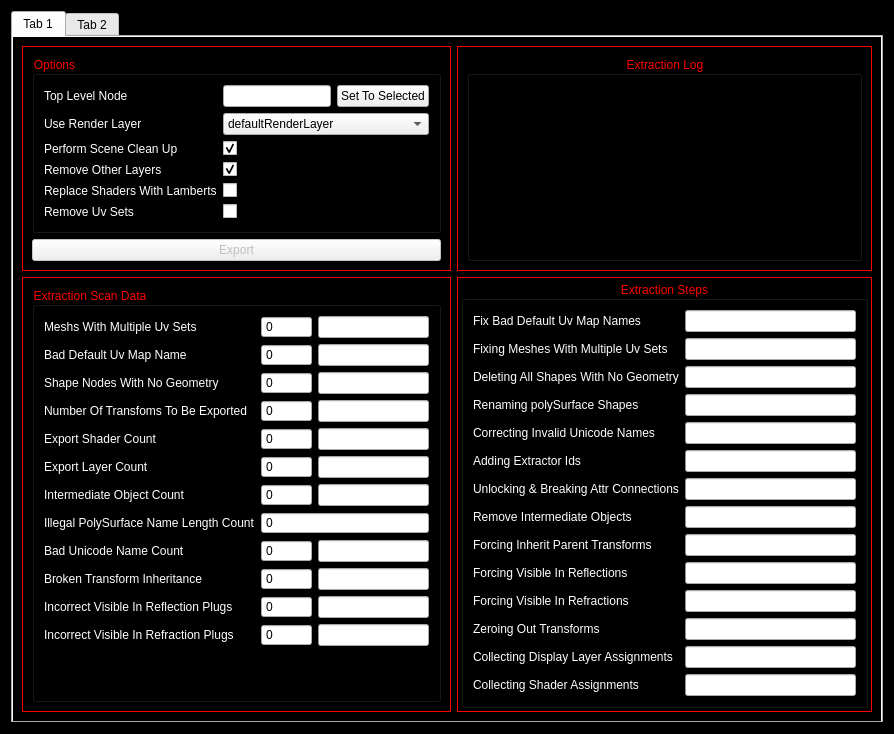
<?xml version="1.0" encoding="UTF-8"?>
<ui version="4.0">
 <class>Alembic_Asset_Extractor</class>
 <widget class="Alembic_Asset_Extraction_GUI" name="Alembic_Asset_Extractor">
  <property name="geometry">
   <rect>
    <x>0</x>
    <y>0</y>
    <width>894</width>
    <height>716</height>
   </rect>
  </property>
  <property name="windowTitle">
   <string>Alembic Asset Extractor</string>
  </property>
  <property name="styleSheet">
   <string notr="true">
.QGroupBox, .QFrame, .QWidget{  
	color: rgb(255, 0, 0);
	background-color: rgb(0, 0, 0);
}

.QTextEdit{  
	color: rgb(255, 0, 0);
	background-color: rgb(0, 0, 0);
}

QLabel , QProgressBar{
color: rgb(255, 255, 255);
}</string>
  </property>
  <layout class="QVBoxLayout" name="verticalLayout_6">
   <item>
    <widget class="QTabWidget" name="tabWidget">
     <property name="currentIndex">
      <number>0</number>
     </property>
     <widget class="QWidget" name="tab">
      <attribute name="title">
       <string>Tab 1</string>
      </attribute>
      <layout class="QGridLayout" name="gridLayout" columnstretch="0,1">
       <item row="0" column="0">
        <widget class="QFrame" name="Plain_Boxed_Frame">
         <property name="frameShape">
          <enum>QFrame::Box</enum>
         </property>
         <property name="frameShadow">
          <enum>QFrame::Plain</enum>
         </property>
         <layout class="QVBoxLayout" name="verticalLayout_7">
          <item>
           <widget class="QGroupBox" name="groupBox">
            <property name="title">
             <string>Options</string>
            </property>
            <layout class="QFormLayout" name="formLayout_3">
             <item row="2" column="0">
              <widget class="QLabel" name="performSceneCleanUpLabel">
               <property name="text">
                <string>Perform Scene Clean Up</string>
               </property>
              </widget>
             </item>
             <item row="1" column="0">
              <widget class="QLabel" name="useRenderLayerLabel">
               <property name="text">
                <string>Use Render Layer</string>
               </property>
              </widget>
             </item>
             <item row="1" column="1">
              <widget class="QComboBox" name="useRenderLayerComboBox">
               <property name="toolTip">
                <string>If Something Other Than The Default Render Layer Is Selected.
 Will Take The Shader Assignments From That Layer and Apply Them To
The Master Layer Before Scan and Export</string>
               </property>
               <item>
                <property name="text">
                 <string>defaultRenderLayer</string>
                </property>
               </item>
              </widget>
             </item>
             <item row="0" column="0">
              <widget class="QLabel" name="topLevelNodeLabel">
               <property name="text">
                <string>Top Level Node</string>
               </property>
              </widget>
             </item>
             <item row="0" column="1">
              <layout class="QHBoxLayout" name="horizontalLayout_3">
               <item>
                <widget class="QLineEdit" name="Top_Level_Node_Input">
                 <property name="readOnly">
                  <bool>true</bool>
                 </property>
                </widget>
               </item>
               <item>
                <widget class="QPushButton" name="Set_To_Selected_Button">
                 <property name="text">
                  <string>Set To Selected</string>
                 </property>
                </widget>
               </item>
              </layout>
             </item>
             <item row="4" column="0">
              <widget class="QLabel" name="replaceShadersWithLambertsLabel">
               <property name="text">
                <string>Replace Shaders With Lamberts</string>
               </property>
              </widget>
             </item>
             <item row="4" column="1">
              <widget class="QCheckBox" name="replaceShadersWithLambertsCheckBox">
               <property name="toolTip">
                <string>Will Replace Every Shader In This Scene With A Lambert Shader And Assign it to its counter part assignments
 before scan and export</string>
               </property>
              </widget>
             </item>
             <item row="3" column="0">
              <widget class="QLabel" name="removeOtherLayersLabel">
               <property name="text">
                <string>Remove Other Layers</string>
               </property>
              </widget>
             </item>
             <item row="3" column="1">
              <widget class="QCheckBox" name="removeOtherLayersCheckBox">
               <property name="toolTip">
                <string>If Checked All Other Render Layers Will Be Removed Before scan and export</string>
               </property>
               <property name="checked">
                <bool>true</bool>
               </property>
              </widget>
             </item>
             <item row="2" column="1">
              <widget class="QCheckBox" name="performSceneCleanUpCheckBox">
               <property name="toolTip">
                <string>Runs Maya's Built In Optimize Scene Size Tool Before Scan</string>
               </property>
               <property name="checked">
                <bool>true</bool>
               </property>
              </widget>
             </item>
             <item row="5" column="0">
              <widget class="QLabel" name="removeUvSetsLabel">
               <property name="text">
                <string>Remove Uv Sets</string>
               </property>
              </widget>
             </item>
             <item row="5" column="1">
              <widget class="QCheckBox" name="removeUvSetsCheckBox"/>
             </item>
            </layout>
           </widget>
          </item>
          <item>
           <widget class="QPushButton" name="Export_Button">
            <property name="enabled">
             <bool>false</bool>
            </property>
            <property name="text">
             <string>Export</string>
            </property>
           </widget>
          </item>
         </layout>
        </widget>
       </item>
       <item row="0" column="1">
        <widget class="QFrame" name="FRAME_Extraction_Log">
         <property name="frameShape">
          <enum>QFrame::Box</enum>
         </property>
         <property name="frameShadow">
          <enum>QFrame::Plain</enum>
         </property>
         <layout class="QVBoxLayout" name="verticalLayout_3">
          <item>
           <widget class="QGroupBox" name="GBX_Extraction_Log">
            <property name="title">
             <string>Extraction Log</string>
            </property>
            <property name="alignment">
             <set>Qt::AlignCenter</set>
            </property>
            <layout class="QVBoxLayout" name="verticalLayout_2">
             <property name="leftMargin">
              <number>0</number>
             </property>
             <property name="topMargin">
              <number>0</number>
             </property>
             <property name="rightMargin">
              <number>0</number>
             </property>
             <property name="bottomMargin">
              <number>0</number>
             </property>
             <item>
              <widget class="QTextEdit" name="Extraction_Log_Text">
               <property name="lineWrapMode">
                <enum>QTextEdit::NoWrap</enum>
               </property>
               <property name="readOnly">
                <bool>true</bool>
               </property>
               <property name="html">
                <string>&lt;!DOCTYPE HTML PUBLIC &quot;-//W3C//DTD HTML 4.0//EN&quot; &quot;http://www.w3.org/TR/REC-html40/strict.dtd&quot;&gt;
&lt;html&gt;&lt;head&gt;&lt;meta name=&quot;qrichtext&quot; content=&quot;1&quot; /&gt;&lt;style type=&quot;text/css&quot;&gt;
p, li { white-space: pre-wrap; }
&lt;/style&gt;&lt;/head&gt;&lt;body style=&quot; font-family:'MS Shell Dlg 2'; font-size:8.25pt; font-weight:400; font-style:normal;&quot;&gt;
&lt;p style=&quot;-qt-paragraph-type:empty; margin-top:12px; margin-bottom:12px; margin-left:0px; margin-right:0px; -qt-block-indent:0; text-indent:0px;&quot;&gt;&lt;br /&gt;&lt;/p&gt;&lt;/body&gt;&lt;/html&gt;</string>
               </property>
              </widget>
             </item>
            </layout>
           </widget>
          </item>
         </layout>
        </widget>
       </item>
       <item row="1" column="0">
        <widget class="QFrame" name="FRAME_Extraction_Scan_Data">
         <property name="frameShape">
          <enum>QFrame::Box</enum>
         </property>
         <property name="frameShadow">
          <enum>QFrame::Plain</enum>
         </property>
         <layout class="QVBoxLayout" name="verticalLayout_5">
          <item>
           <widget class="QGroupBox" name="GBX_Extraction_Scan_Data">
            <property name="sizePolicy">
             <sizepolicy hsizetype="Preferred" vsizetype="Preferred">
              <horstretch>1</horstretch>
              <verstretch>1</verstretch>
             </sizepolicy>
            </property>
            <property name="title">
             <string>Extraction Scan Data</string>
            </property>
            <layout class="QFormLayout" name="formLayout_2">
             <item row="2" column="0">
              <widget class="QLabel" name="shapeNodesWithNoGeometryLabel">
               <property name="text">
                <string>Shape Nodes With No Geometry</string>
               </property>
              </widget>
             </item>
             <item row="2" column="1">
              <layout class="QHBoxLayout" name="horizontalLayout_shapeNodesWithNoGeometry">
               <item>
                <widget class="QSpinBox" name="shapeNodesWithNoGeometrySpinBox">
                 <property name="readOnly">
                  <bool>true</bool>
                 </property>
                 <property name="buttonSymbols">
                  <enum>QAbstractSpinBox::NoButtons</enum>
                 </property>
                 <property name="maximum">
                  <number>999999</number>
                 </property>
                </widget>
               </item>
               <item>
                <widget class="Tickalbe_ProgressBar" name="shapeNodesWithNoGeometryprogressBar">
                 <property name="value">
                  <number>0</number>
                 </property>
                </widget>
               </item>
              </layout>
             </item>
             <item row="3" column="0">
              <widget class="QLabel" name="totalNumberOfTransfomsExportedLabel">
               <property name="text">
                <string>Number Of Transfoms To Be Exported</string>
               </property>
              </widget>
             </item>
             <item row="3" column="1">
              <layout class="QHBoxLayout" name="horizontalLayout_Number_Of_Transfoms_To_Be_Exported">
               <item>
                <widget class="QSpinBox" name="Number_Of_Transfoms_To_Be_Exported_SpinBox">
                 <property name="readOnly">
                  <bool>true</bool>
                 </property>
                 <property name="buttonSymbols">
                  <enum>QAbstractSpinBox::NoButtons</enum>
                 </property>
                 <property name="maximum">
                  <number>999999</number>
                 </property>
                </widget>
               </item>
               <item>
                <widget class="Tickalbe_ProgressBar" name="all_descendents_scan_progressBar">
                 <property name="value">
                  <number>0</number>
                 </property>
                </widget>
               </item>
              </layout>
             </item>
             <item row="4" column="0">
              <widget class="QLabel" name="exportShaderCountLabel">
               <property name="text">
                <string>Export Shader Count</string>
               </property>
              </widget>
             </item>
             <item row="4" column="1">
              <layout class="QHBoxLayout" name="horizontalLayout_exportShaderCount">
               <item>
                <widget class="QSpinBox" name="exportShaderCountSpinBox">
                 <property name="readOnly">
                  <bool>true</bool>
                 </property>
                 <property name="buttonSymbols">
                  <enum>QAbstractSpinBox::NoButtons</enum>
                 </property>
                 <property name="maximum">
                  <number>999999</number>
                 </property>
                </widget>
               </item>
               <item>
                <widget class="Tickalbe_ProgressBar" name="exportShaderCountprogressBar">
                 <property name="value">
                  <number>0</number>
                 </property>
                </widget>
               </item>
              </layout>
             </item>
             <item row="5" column="0">
              <widget class="QLabel" name="exportLayerCountLabel">
               <property name="text">
                <string>Export Layer Count</string>
               </property>
              </widget>
             </item>
             <item row="5" column="1">
              <layout class="QHBoxLayout" name="horizontalLayout_exportLayerCount">
               <item>
                <widget class="QSpinBox" name="exportLayerCountSpinBox">
                 <property name="readOnly">
                  <bool>true</bool>
                 </property>
                 <property name="buttonSymbols">
                  <enum>QAbstractSpinBox::NoButtons</enum>
                 </property>
                 <property name="maximum">
                  <number>999999</number>
                 </property>
                </widget>
               </item>
               <item>
                <widget class="Tickalbe_ProgressBar" name="exportLayerCountprogressBar">
                 <property name="value">
                  <number>0</number>
                 </property>
                </widget>
               </item>
              </layout>
             </item>
             <item row="6" column="0">
              <widget class="QLabel" name="intermediateObjectCountLabel">
               <property name="text">
                <string>Intermediate Object Count</string>
               </property>
              </widget>
             </item>
             <item row="6" column="1">
              <layout class="QHBoxLayout" name="horizontalLayout_intermediateObjectCount">
               <item>
                <widget class="QSpinBox" name="intermediateObjectCountSpinBox">
                 <property name="readOnly">
                  <bool>true</bool>
                 </property>
                 <property name="buttonSymbols">
                  <enum>QAbstractSpinBox::NoButtons</enum>
                 </property>
                 <property name="maximum">
                  <number>999999</number>
                 </property>
                </widget>
               </item>
               <item>
                <widget class="Tickalbe_ProgressBar" name="intermediateObjectCountprogressBar">
                 <property name="value">
                  <number>0</number>
                 </property>
                </widget>
               </item>
              </layout>
             </item>
             <item row="7" column="0">
              <widget class="QLabel" name="illegalPolySurfaceNameLengthCountLabel">
               <property name="text">
                <string>Illegal PolySurface Name Length Count</string>
               </property>
              </widget>
             </item>
             <item row="7" column="1">
              <widget class="QSpinBox" name="illegalPolySurfaceNameLengthCountSpinBox">
               <property name="readOnly">
                <bool>true</bool>
               </property>
               <property name="buttonSymbols">
                <enum>QAbstractSpinBox::NoButtons</enum>
               </property>
               <property name="maximum">
                <number>99999</number>
               </property>
              </widget>
             </item>
             <item row="8" column="0">
              <widget class="QLabel" name="badUnicodeNameCountLabel">
               <property name="text">
                <string>Bad Unicode Name Count</string>
               </property>
              </widget>
             </item>
             <item row="8" column="1">
              <layout class="QHBoxLayout" name="horizontalLayout_badUnicodeNameCount">
               <item>
                <widget class="QSpinBox" name="badUnicodeNameCountSpinBox">
                 <property name="readOnly">
                  <bool>true</bool>
                 </property>
                 <property name="buttonSymbols">
                  <enum>QAbstractSpinBox::NoButtons</enum>
                 </property>
                 <property name="maximum">
                  <number>999999</number>
                 </property>
                </widget>
               </item>
               <item>
                <widget class="Tickalbe_ProgressBar" name="badUnicodeNameCountprogressBar">
                 <property name="maximum">
                  <number>99</number>
                 </property>
                 <property name="value">
                  <number>0</number>
                 </property>
                </widget>
               </item>
              </layout>
             </item>
             <item row="9" column="0">
              <widget class="QLabel" name="brokenTransformInheritanceLabel">
               <property name="text">
                <string>Broken Transform Inheritance</string>
               </property>
              </widget>
             </item>
             <item row="9" column="1">
              <layout class="QHBoxLayout" name="horizontalLayout_brokenTransformInheritance">
               <item>
                <widget class="QSpinBox" name="brokenTransformInheritanceSpinBox">
                 <property name="readOnly">
                  <bool>true</bool>
                 </property>
                 <property name="buttonSymbols">
                  <enum>QAbstractSpinBox::NoButtons</enum>
                 </property>
                 <property name="maximum">
                  <number>999999</number>
                 </property>
                </widget>
               </item>
               <item>
                <widget class="Tickalbe_ProgressBar" name="brokenTransformInheritanceprogressBar">
                 <property name="maximum">
                  <number>99</number>
                 </property>
                 <property name="value">
                  <number>0</number>
                 </property>
                </widget>
               </item>
              </layout>
             </item>
             <item row="10" column="0">
              <widget class="QLabel" name="incorrectVisibleInReflectionPlugsLabel">
               <property name="text">
                <string>Incorrect Visible In Reflection Plugs</string>
               </property>
              </widget>
             </item>
             <item row="10" column="1">
              <layout class="QHBoxLayout" name="horizontalLayout_incorrectVisibleInReflectionPlugs">
               <item>
                <widget class="QSpinBox" name="incorrectVisibleInReflectionPlugsSpinBox">
                 <property name="readOnly">
                  <bool>true</bool>
                 </property>
                 <property name="buttonSymbols">
                  <enum>QAbstractSpinBox::NoButtons</enum>
                 </property>
                 <property name="maximum">
                  <number>999999</number>
                 </property>
                </widget>
               </item>
               <item>
                <widget class="Tickalbe_ProgressBar" name="incorrectVisibleInReflectionPlugsprogressBar">
                 <property name="maximum">
                  <number>99</number>
                 </property>
                 <property name="value">
                  <number>0</number>
                 </property>
                </widget>
               </item>
              </layout>
             </item>
             <item row="11" column="0">
              <widget class="QLabel" name="incorrectVisibleInRefractionPlugsLabel">
               <property name="text">
                <string>Incorrect Visible In Refraction Plugs</string>
               </property>
              </widget>
             </item>
             <item row="11" column="1">
              <layout class="QHBoxLayout" name="horizontalLayout_incorrectVisibleInRefractionPlugs">
               <item>
                <widget class="QSpinBox" name="incorrectVisibleInRefractionPlugsSpinBox">
                 <property name="readOnly">
                  <bool>true</bool>
                 </property>
                 <property name="buttonSymbols">
                  <enum>QAbstractSpinBox::NoButtons</enum>
                 </property>
                 <property name="maximum">
                  <number>999999</number>
                 </property>
                </widget>
               </item>
               <item>
                <widget class="Tickalbe_ProgressBar" name="incorrectVisibleInRefractionPlugsprogressBar">
                 <property name="value">
                  <number>0</number>
                 </property>
                </widget>
               </item>
              </layout>
             </item>
             <item row="0" column="0">
              <widget class="QLabel" name="meshsWithMultiUvSetsLabel">
               <property name="text">
                <string>Meshs With Multiple Uv Sets</string>
               </property>
              </widget>
             </item>
             <item row="0" column="1">
              <layout class="QHBoxLayout" name="horizontalLayout_meshsWithMultiUvSets">
               <item>
                <widget class="QSpinBox" name="meshsWithMultiUvSetsSpinBox">
                 <property name="readOnly">
                  <bool>true</bool>
                 </property>
                 <property name="buttonSymbols">
                  <enum>QAbstractSpinBox::NoButtons</enum>
                 </property>
                 <property name="maximum">
                  <number>999999</number>
                 </property>
                </widget>
               </item>
               <item>
                <widget class="Tickalbe_ProgressBar" name="meshsWithMultiUvSetsprogressBar">
                 <property name="value">
                  <number>0</number>
                 </property>
                </widget>
               </item>
              </layout>
             </item>
             <item row="1" column="0">
              <widget class="QLabel" name="badDefaultUvMapNameLabel">
               <property name="text">
                <string>Bad Default Uv Map Name</string>
               </property>
              </widget>
             </item>
             <item row="1" column="1">
              <layout class="QHBoxLayout" name="horizontalLayout_badDefaultUvMapName">
               <item>
                <widget class="QSpinBox" name="badDefaultUvMapNameSpinBox">
                 <property name="readOnly">
                  <bool>true</bool>
                 </property>
                 <property name="buttonSymbols">
                  <enum>QAbstractSpinBox::NoButtons</enum>
                 </property>
                 <property name="maximum">
                  <number>999999</number>
                 </property>
                </widget>
               </item>
               <item>
                <widget class="Tickalbe_ProgressBar" name="badDefaultUvMapNameprogressBar">
                 <property name="value">
                  <number>0</number>
                 </property>
                </widget>
               </item>
              </layout>
             </item>
            </layout>
           </widget>
          </item>
         </layout>
        </widget>
       </item>
       <item row="1" column="1">
        <widget class="QFrame" name="FRAME_Export_Steps">
         <property name="frameShape">
          <enum>QFrame::Box</enum>
         </property>
         <property name="frameShadow">
          <enum>QFrame::Plain</enum>
         </property>
         <layout class="QVBoxLayout" name="verticalLayout">
          <property name="spacing">
           <number>3</number>
          </property>
          <property name="leftMargin">
           <number>3</number>
          </property>
          <property name="topMargin">
           <number>3</number>
          </property>
          <property name="rightMargin">
           <number>3</number>
          </property>
          <property name="bottomMargin">
           <number>3</number>
          </property>
          <item>
           <widget class="QGroupBox" name="GBX_Export_Steps">
            <property name="autoFillBackground">
             <bool>false</bool>
            </property>
            <property name="title">
             <string>Extraction Steps</string>
            </property>
            <property name="alignment">
             <set>Qt::AlignCenter</set>
            </property>
            <layout class="QFormLayout" name="formLayout">
             <item row="0" column="0">
              <widget class="QLabel" name="fixBadDefaultUvMapNamesLabel">
               <property name="text">
                <string>Fix Bad Default Uv Map Names</string>
               </property>
              </widget>
             </item>
             <item row="0" column="1">
              <widget class="Tickalbe_ProgressBar" name="fixBadDefaultUvMapName_ProgressBar">
               <property name="value">
                <number>0</number>
               </property>
              </widget>
             </item>
             <item row="1" column="0">
              <widget class="QLabel" name="fixingMeshesWithMultipleUvSetsLabel">
               <property name="text">
                <string>Fixing Meshes With Multiple Uv Sets</string>
               </property>
              </widget>
             </item>
             <item row="1" column="1">
              <widget class="Tickalbe_ProgressBar" name="fixingMeshesWithMultipleUvSets_ProgressBar">
               <property name="value">
                <number>0</number>
               </property>
              </widget>
             </item>
             <item row="2" column="0">
              <widget class="QLabel" name="deletingAllShapesWithNoGeometryLabel">
               <property name="text">
                <string>Deleting All Shapes With No Geometry</string>
               </property>
              </widget>
             </item>
             <item row="2" column="1">
              <widget class="Tickalbe_ProgressBar" name="deletingAllShapesWithNoGeometry_ProgressBar">
               <property name="value">
                <number>0</number>
               </property>
              </widget>
             </item>
             <item row="3" column="0">
              <widget class="QLabel" name="renamingPolySurfaceShapesLabel">
               <property name="text">
                <string>Renaming polySurface Shapes</string>
               </property>
              </widget>
             </item>
             <item row="3" column="1">
              <widget class="Tickalbe_ProgressBar" name="renaming_PolySurface_Shapes_ProgressBar">
               <property name="value">
                <number>0</number>
               </property>
              </widget>
             </item>
             <item row="4" column="0">
              <widget class="QLabel" name="correctingInvalidUnicodeNamesLabel">
               <property name="text">
                <string>Correcting Invalid Unicode Names</string>
               </property>
              </widget>
             </item>
             <item row="4" column="1">
              <widget class="Tickalbe_ProgressBar" name="correctingInvalidUnicodeNamesProgressBar">
               <property name="value">
                <number>0</number>
               </property>
              </widget>
             </item>
             <item row="5" column="0">
              <widget class="QLabel" name="addingExtractorIdsLabel">
               <property name="text">
                <string>Adding Extractor Ids</string>
               </property>
              </widget>
             </item>
             <item row="5" column="1">
              <widget class="Tickalbe_ProgressBar" name="apply_Extractor_Ids_ProgressBar">
               <property name="value">
                <number>0</number>
               </property>
              </widget>
             </item>
             <item row="6" column="0">
              <widget class="QLabel" name="unlockingBreakAttrConnectionsLabel">
               <property name="text">
                <string>Unlocking &amp; Breaking Attr Connections</string>
               </property>
              </widget>
             </item>
             <item row="6" column="1">
              <widget class="Tickalbe_ProgressBar" name="unlocking_And_Break_Attr_Connections_ProgressBar">
               <property name="value">
                <number>0</number>
               </property>
              </widget>
             </item>
             <item row="7" column="0">
              <widget class="QLabel" name="removingIntermediateObjectsLabel">
               <property name="text">
                <string>Remove Intermediate Objects</string>
               </property>
              </widget>
             </item>
             <item row="7" column="1">
              <widget class="Tickalbe_ProgressBar" name="removing_Intermediate_Objects_ProgressBar">
               <property name="value">
                <number>0</number>
               </property>
              </widget>
             </item>
             <item row="8" column="0">
              <widget class="QLabel" name="forcingInheritTransformLabel">
               <property name="text">
                <string>Forcing Inherit Parent Transforms</string>
               </property>
              </widget>
             </item>
             <item row="8" column="1">
              <widget class="Tickalbe_ProgressBar" name="fix_Inherit_Transform_ProgressBar">
               <property name="value">
                <number>0</number>
               </property>
              </widget>
             </item>
             <item row="9" column="0">
              <widget class="QLabel" name="forcingVisibleInReflectionsLabel">
               <property name="text">
                <string>Forcing Visible In Reflections</string>
               </property>
              </widget>
             </item>
             <item row="9" column="1">
              <widget class="Tickalbe_ProgressBar" name="fix_VisibleIn_Reflections_ProgressBar">
               <property name="value">
                <number>0</number>
               </property>
              </widget>
             </item>
             <item row="10" column="0">
              <widget class="QLabel" name="forcingVisibleInRefractionsLabel">
               <property name="text">
                <string>Forcing Visible In Refractions</string>
               </property>
              </widget>
             </item>
             <item row="10" column="1">
              <widget class="Tickalbe_ProgressBar" name="fix_Visible_In_Refractions_ProgressBar">
               <property name="value">
                <number>0</number>
               </property>
              </widget>
             </item>
             <item row="11" column="0">
              <widget class="QLabel" name="zeroingOutTransformsLabel">
               <property name="text">
                <string>Zeroing Out Transforms</string>
               </property>
              </widget>
             </item>
             <item row="11" column="1">
              <widget class="Tickalbe_ProgressBar" name="apply_Freeze_Transforms_ProgressBar">
               <property name="value">
                <number>0</number>
               </property>
              </widget>
             </item>
             <item row="12" column="0">
              <widget class="QLabel" name="collectingDisplayLayerAssignmentsLabel">
               <property name="text">
                <string>Collecting Display Layer Assignments</string>
               </property>
              </widget>
             </item>
             <item row="12" column="1">
              <widget class="Tickalbe_ProgressBar" name="collecting_Display_Layer_Assignments_ProgressBar">
               <property name="value">
                <number>0</number>
               </property>
              </widget>
             </item>
             <item row="13" column="0">
              <widget class="QLabel" name="collectingShaderAssignmentsLabel">
               <property name="text">
                <string>Collecting Shader Assignments</string>
               </property>
              </widget>
             </item>
             <item row="13" column="1">
              <widget class="Tickalbe_ProgressBar" name="collecting_Shader_Assignments_ProgressBar">
               <property name="value">
                <number>0</number>
               </property>
              </widget>
             </item>
            </layout>
           </widget>
          </item>
         </layout>
        </widget>
       </item>
      </layout>
      <zorder>FRAME_Export_Steps</zorder>
      <zorder>FRAME_Extraction_Scan_Data</zorder>
      <zorder>Plain_Boxed_Frame</zorder>
      <zorder>FRAME_Extraction_Log</zorder>
     </widget>
     <widget class="QWidget" name="tab_2">
      <attribute name="title">
       <string>Tab 2</string>
      </attribute>
      <layout class="QVBoxLayout" name="verticalLayout_8">
       <item>
        <widget class="QPushButton" name="Import_Button">
         <property name="enabled">
          <bool>true</bool>
         </property>
         <property name="sizePolicy">
          <sizepolicy hsizetype="Minimum" vsizetype="Minimum">
           <horstretch>0</horstretch>
           <verstretch>0</verstretch>
          </sizepolicy>
         </property>
         <property name="text">
          <string>Import</string>
         </property>
        </widget>
       </item>
      </layout>
     </widget>
    </widget>
   </item>
  </layout>
 </widget>
 <customwidgets>
  <customwidget>
   <class>Alembic_Asset_Extraction_GUI</class>
   <extends>QWidget</extends>
   <header>alembic_asset_extraction_gui.h</header>
   <container>1</container>
  </customwidget>
  <customwidget>
   <class>Tickalbe_ProgressBar</class>
   <extends>QProgressBar</extends>
   <header>tickalbe_progressbar.h</header>
  </customwidget>
 </customwidgets>
 <resources/>
 <connections/>
</ui>
